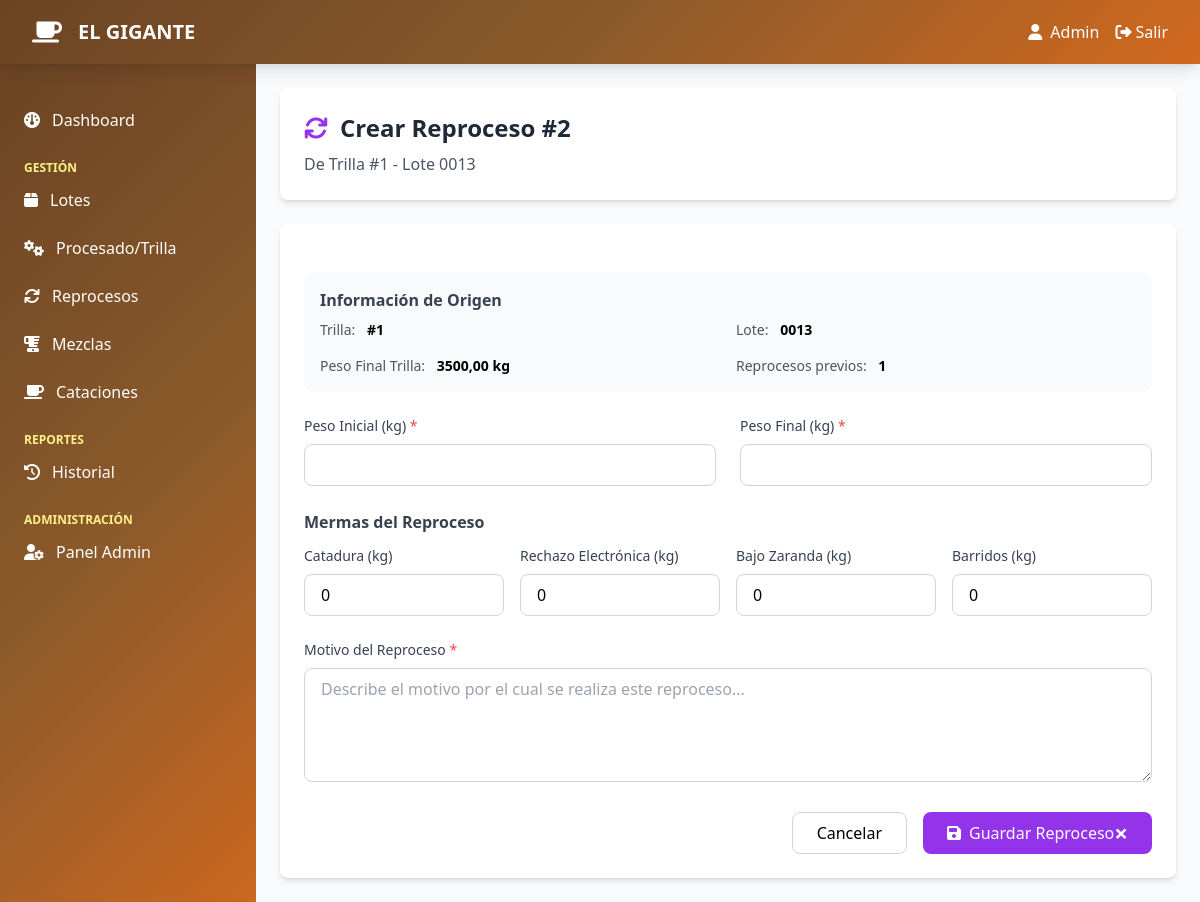
The app's page /procesados/1/reprocesar/ (signed in) with its own data.
### beneficio/models.py (models this page shows, shortened)
class Procesado(models.Model):
    lote = models.ForeignKey(Lote, on_delete=models.CASCADE, related_name='procesos')
    numero_trilla = models.CharField(max_length=50)
    fecha = models.DateTimeField(default=timezone.now)
    peso_inicial_kg = models.DecimalField(max_digits=10, decimal_places=2)
    unidad_peso_inicial = models.CharField(max_length=20, default='kg')
    peso_final_kg = models.DecimalField(max_digits=10, decimal_places=2)
    unidad_peso_final = models.CharField(max_length=20, default='kg')
    cafe_primera = models.DecimalField(max_digits=10, decimal_places=2, default=0)
    unidad_cafe_primera = models.CharField(max_length=20, default='kg')
    cafe_segunda = models.DecimalField(max_digits=10, decimal_places=2, default=0)
    unidad_cafe_segunda = models.CharField(max_length=20, default='kg')
    catadura = models.DecimalField(max_digits=10, decimal_places=2, default=0)
    rechazo_electronica = models.DecimalField(max_digits=10, decimal_places=2, default=0)
    bajo_zaranda = models.DecimalField(max_digits=10, decimal_places=2, default=0)
    barridos = models.DecimalField(max_digits=10, decimal_places=2, default=0)
    observaciones = models.TextField(blank=True, null=True)
    operador = models.ForeignKey(User, on_delete=models.SET_NULL, null=True)
    class Meta:
        verbose_name = "Procesado"
        verbose_name_plural = "Procesados"
        ordering = ['-fecha']

class Lote(models.Model):
    ESTADO_CHOICES = [
        ('disponible', 'Disponible'),
        ('en_proceso', 'En Proceso'),
        ('procesado', 'Procesado'),
        ('agotado', 'Agotado'),
    ]
    """Modelo principal para los lotes de café"""
    codigo = models.CharField(max_length=50, unique=True)
    tipo_cafe = models.CharField(max_length=100)
    bodega = models.ForeignKey(Bodega, on_delete=models.CASCADE, related_name='lotes')
    peso_kg = models.DecimalField(max_digits=10, decimal_places=2)
    humedad = models.DecimalField(max_digits=5, decimal_places=2)
    fecha_ingreso = models.DateTimeField()
    proveedor = models.CharField(max_length=200)
    precio_quintal = models.DecimalField(max_digits=10, decimal_places=2)
    observaciones = models.TextField(blank=True, null=True)
    activo = models.BooleanField(default=True)
    created_by = models.ForeignKey(User, on_delete=models.SET_NULL, null=True)
    created_at = models.DateTimeField(auto_now_add=True)
    class Meta:
        ordering = ['-fecha_ingreso']

### beneficio/views.py (the view, shortened to what this page needs)
# urls.py: path('procesados/<int:procesado_id>/reprocesar/', views.crear_reproceso, name='crear_reproceso'),
@login_required
def crear_reproceso(request, procesado_id):
    procesado = get_object_or_404(Procesado, pk=procesado_id)
    ultimo_reproceso = Reproceso.objects.filter(procesado=procesado).order_by('-numero').first()
    siguiente_numero = (ultimo_reproceso.numero + 1) if ultimo_reproceso else 1
    context = {
        'procesado': procesado,
        'siguiente_numero': siguiente_numero,
    }
    return render(request, 'beneficio/reprocesos/crear.html', context)

### beneficio/templates/beneficio/reprocesos/crear.html (shortened to what this page needs)
{% extends 'base.html' %}
{% block content %}
<div class="max-w-4xl mx-auto space-y-6">
    <div class="bg-white rounded-lg shadow-md p-6">
        <h2 class="text-2xl font-bold text-gray-800 flex items-center">
            <i class="fas fa-sync mr-3 text-purple-600"></i>
            Crear Reproceso #{{ siguiente_numero }}
        </h2>
        <p class="text-gray-600 mt-2">De Trilla #{{ procesado.numero_trilla }} - Lote {{ procesado.lote.codigo }}</p>
    </div>
    <form method="post" class="bg-white rounded-lg shadow-md p-6 space-y-6">
        <div class="bg-gray-50 p-4 rounded-lg">
            <h3 class="font-bold text-gray-700 mb-2">Información de Origen</h3>
            <div class="grid grid-cols-2 gap-4 text-sm">
                <div>
                    <span class="text-gray-600">Trilla:</span>
                    <span class="font-semibold ml-2">#{{ procesado.numero_trilla }}</span>
                </div>
                <div>
                    <span class="text-gray-600">Lote:</span>
                    <span class="font-semibold ml-2">{{ procesado.lote.codigo }}</span>
                </div>
                <div>
                    <span class="text-gray-600">Peso Final Trilla:</span>
                    <span class="font-semibold ml-2">{{ procesado.peso_final_kg }} kg</span>
                </div>
                <div>
                    <span class="text-gray-600">Reprocesos previos:</span>
                    <span class="font-semibold ml-2">{{ procesado.reprocesos.count }}</span>
                </div>
            </div>
        </div>
        <div class="grid grid-cols-1 md:grid-cols-2 gap-6">
            <div>
                <label class="block text-sm font-medium text-gray-700 mb-2">
                    Peso Inicial (kg) <span class="text-red-500">*</span>
                </label>
                <input type="number" step="0.01" name="peso_inicial_kg" required
                       class="w-full px-4 py-2 border border-gray-300 rounded-lg focus:ring-2 focus:ring-purple-600">
            </div>
            <div>
                <label class="block text-sm font-medium text-gray-700 mb-2">
                    Peso Final (kg) <span class="text-red-500">*</span>
                </label>
                <input type="number" step="0.01" name="peso_final_kg" required
                       class="w-full px-4 py-2 border border-gray-300 rounded-lg focus:ring-2 focus:ring-purple-600">
            </div>
        </div>
        <div>
            <h3 class="font-bold text-gray-700 mb-3">Mermas del Reproceso</h3>
            <div class="grid grid-cols-2 md:grid-cols-4 gap-4">
                <div>
                    <label class="block text-sm font-medium text-gray-700 mb-2">Catadura (kg)</label>
                    <input type="number" step="0.01" name="catadura" value="0"
                           class="w-full px-4 py-2 border border-gray-300 rounded-lg focus:ring-2 focus:ring-purple-600">
                </div>
                <div>
                    <label class="block text-sm font-medium text-gray-700 mb-2">Rechazo Electrónica (kg)</label>
                    <input type="number" step="0.01" name="rechazo_electronica" value="0"
                           class="w-full px-4 py-2 border border-gray-300 rounded-lg focus:ring-2 focus:ring-purple-600">
                </div>
                <div>
                    <label class="block text-sm font-medium text-gray-700 mb-2">Bajo Zaranda (kg)</label>
                    <input type="number" step="0.01" name="bajo_zaranda" value="0"
                           class="w-full px-4 py-2 border border-gray-300 rounded-lg focus:ring-2 focus:ring-purple-600">
                </div>
                <div>
                    <label class="block text-sm font-medium text-gray-700 mb-2">Barridos (kg)</label>
                    <input type="number" step="0.01" name="barridos" value="0"
                           class="w-full px-4 py-2 border border-gray-300 rounded-lg focus:ring-2 focus:ring-purple-600">
                </div>
            </div>
        </div>
        <div>
            <label class="block text-sm font-medium text-gray-700 mb-2">
                Motivo del Reproceso <span class="text-red-500">*</span>
            </label>
            <textarea name="motivo" rows="4" required
                      placeholder="Describe el motivo por el cual se realiza este reproceso..."
                      class="w-full px-4 py-2 border border-gray-300 rounded-lg focus:ring-2 focus:ring-purple-600"></textarea>
        </div>
        <div class="flex justify-end space-x-4">
            <a href="{% url 'detalle_procesado' procesado.id %}"
               class="px-6 py-2 border border-gray-300 rounded-lg hover:bg-gray-50 transition">
                Cancelar
            </a>
            <button type="submit"
                    class="px-6 py-2 bg-purple-600 text-white rounded-lg hover:bg-purple-700 transition">
                <i class="fas fa-save mr-2"></i>Guardar Reproceso
            </button>
        </div>
    </form>
</div>
{% endblock %}

### beneficio/templates/base.html (shortened to what this page needs)
<!DOCTYPE html>
<html lang="es">
<head>
    <script src="https://cdn.tailwindcss.com"></script>
    <link rel="stylesheet" href="https://cdnjs.cloudflare.com/ajax/libs/font-awesome/6.4.0/css/all.min.css">
</head>
<body class="bg-gray-50">
    {% if user.is_authenticated %}
    <nav class="coffee-gradient shadow-lg fixed top-0 w-full z-50">
        <div class="max-w-7xl mx-auto px-4 sm:px-6 lg:px-8">
            <div class="flex items-center justify-between h-16">
                <div class="flex items-center">
                    <div class="flex-shrink-0">
                        <i class="fas fa-coffee text-white text-2xl"></i>
                    </div>
                    <div class="ml-4">
                        <h1 class="text-white text-xl font-bold">EL GIGANTE</h1>
                    </div>
                </div>
                <div class="flex items-center space-x-4">
                    <span class="text-white">
                        <i class="fas fa-user mr-2"></i>{{ user.username }}
                    </span>
                    <a href="{% url 'logout' %}" class="text-white hover:text-yellow-200 transition">
                        <i class="fas fa-sign-out-alt mr-1"></i>Salir
                    </a>
                </div>
            </div>
        </div>
    </nav>
    <div class="flex min-h-screen pt-16">
        <div class="w-64 coffee-gradient text-white fixed h-full top-16 overflow-y-auto">
            <nav class="mt-8 pb-8">
                <a href="{% url 'dashboard' %}" class="block px-6 py-3 sidebar-hover">
                    <i class="fas fa-dashboard mr-3"></i>Dashboard
                </a>
                <div class="mt-4 px-6">
                    <p class="text-xs uppercase text-yellow-200 font-semibold">Gestión</p>
                </div>
                <a href="{% url 'lista_lotes' %}" class="block px-6 py-3 sidebar-hover">
                    <i class="fas fa-box mr-3"></i>Lotes
                </a>
                <a href="{% url 'lista_procesados' %}" class="block px-6 py-3 sidebar-hover">
                    <i class="fas fa-cogs mr-3"></i>Procesado/Trilla
                </a>
                <a href="{% url 'lista_reprocesos' %}" class="block px-6 py-3 sidebar-hover">
                    <i class="fas fa-sync mr-3"></i>Reprocesos
                </a>
                <a href="{% url 'lista_mezclas' %}" class="block px-6 py-3 sidebar-hover">
                    <i class="fas fa-blender mr-3"></i>Mezclas
                </a>
                <a href="{% url 'lista_cataciones' %}" class="block px-6 py-3 sidebar-hover">
                    <i class="fas fa-coffee mr-3"></i>Cataciones
                </a>
                <div class="mt-4 px-6">
                    <p class="text-xs uppercase text-yellow-200 font-semibold">Reportes</p>
                </div>
                <a href="{% url 'historial' %}" class="block px-6 py-3 sidebar-hover">
                    <i class="fas fa-history mr-3"></i>Historial
                </a>
                {% if user.is_superuser %}
                <div class="mt-4 px-6">
                    <p class="text-xs uppercase text-yellow-200 font-semibold">Administración</p>
                </div>
                <a href="/admin/" class="block px-6 py-3 sidebar-hover">
                    <i class="fas fa-user-cog mr-3"></i>Panel Admin
                </a>
                {% endif %}
            </nav>
        </div>
        <div class="flex-1 ml-64">
            <main class="p-6">
                {% block content %}{% endblock %}
            </main>
        </div>
    </div>
    {% endif %}
</body>
</html>

### beneficio/templates/base.html (style rules this page uses)
.coffee-gradient { background: linear-gradient(135deg, #6B4423 0%, #8B5A2B 50%, #D2691E 100%); }

### records on screen
Procesado: numero_trilla "1", lote.codigo "0013", peso_final_kg "3500,00", reprocesos.count "1"

### other values on screen
{{ user.username }} "Admin"
{{ siguiente_numero }} "2"
